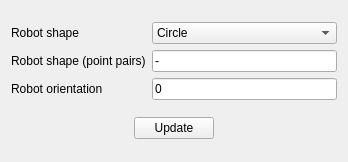
<?xml version="1.0" encoding="UTF-8"?>
<ui version="4.0">
 <class>RobotProperties</class>
 <widget class="QWidget" name="RobotProperties">
  <property name="geometry">
   <rect>
    <x>0</x>
    <y>0</y>
    <width>348</width>
    <height>162</height>
   </rect>
  </property>
  <property name="windowTitle">
   <string>Robot</string>
  </property>
  <layout class="QGridLayout" name="gridLayout_2">
   <item row="0" column="0">
    <layout class="QGridLayout" name="gridLayout">
     <item row="0" column="0">
      <widget class="QLabel" name="label">
       <property name="text">
        <string>Robot shape</string>
       </property>
      </widget>
     </item>
     <item row="0" column="1">
      <widget class="QComboBox" name="comboBox">
       <item>
        <property name="text">
         <string>Circle</string>
        </property>
       </item>
       <item>
        <property name="text">
         <string>Rectangle</string>
        </property>
       </item>
       <item>
        <property name="text">
         <string>Square</string>
        </property>
       </item>
       <item>
        <property name="text">
         <string>Custom</string>
        </property>
       </item>
      </widget>
     </item>
     <item row="1" column="1">
      <widget class="QLineEdit" name="robotShape">
       <property name="text">
        <string>-</string>
       </property>
      </widget>
     </item>
     <item row="2" column="0">
      <widget class="QLabel" name="label_3">
       <property name="text">
        <string>Robot orientation</string>
       </property>
      </widget>
     </item>
     <item row="1" column="0">
      <widget class="QLabel" name="label_2">
       <property name="text">
        <string>Robot shape (point pairs)</string>
       </property>
      </widget>
     </item>
     <item row="2" column="1">
      <widget class="QLineEdit" name="robotOrientation">
       <property name="text">
        <string>0</string>
       </property>
      </widget>
     </item>
    </layout>
   </item>
   <item row="1" column="0" alignment="Qt::AlignHCenter">
    <widget class="QPushButton" name="updateButton">
     <property name="maximumSize">
      <size>
       <width>100</width>
       <height>16777215</height>
      </size>
     </property>
     <property name="text">
      <string>Update</string>
     </property>
    </widget>
   </item>
  </layout>
 </widget>
 <resources/>
 <connections/>
</ui>
